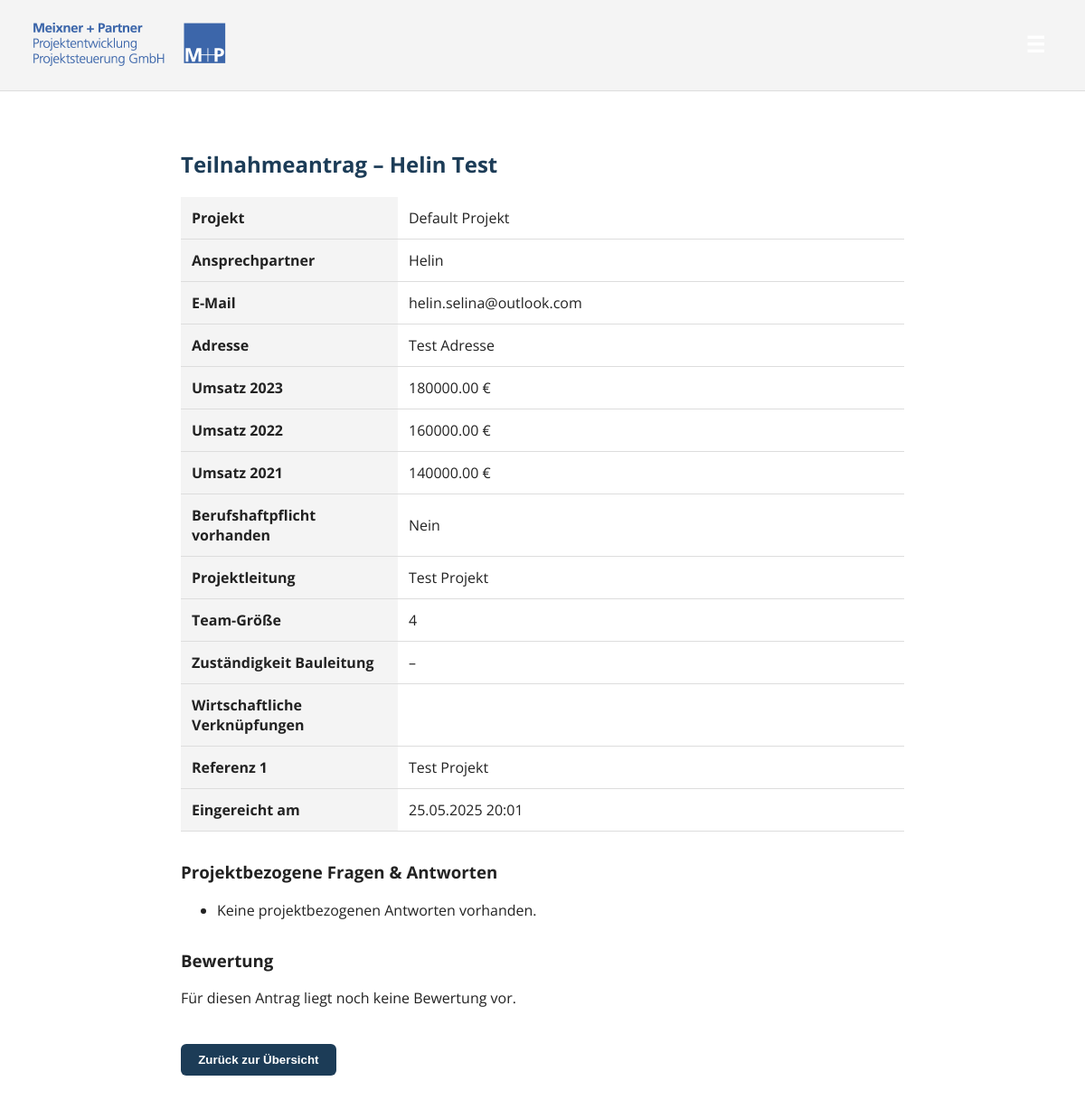
Screenshot of /antrag/2/ (signed in) with the database file from the repository.
### portal/models.py (models this page shows, shortened)
class Teilnahmeantrag(models.Model):
    user = models.ForeignKey(
        settings.AUTH_USER_MODEL,
        on_delete=models.CASCADE,
        help_text="Der Bieter, der diesen Antrag eingereicht hat"
    )
    projekt = models.ForeignKey(Projekt, on_delete=models.PROTECT, related_name='antraege')
    firmenname = models.CharField(max_length=200)
    adresse = models.CharField(max_length=200)
    ansprechpartner = models.CharField(max_length=100)
    email = models.EmailField()
    wirtschaftliche_verknuepfungen = models.TextField(blank=True)
    insolvenz = models.BooleanField(default=False)
    straftat = models.BooleanField(default=False)
    fehlende_abgaben = models.BooleanField(default=False)
    user = models.ForeignKey(settings.AUTH_USER_MODEL, on_delete=models.CASCADE)
    projekt = models.ForeignKey(
        'Projekt',
        on_delete=models.PROTECT,
        help_text="Für welches Projekt reichen Sie diesen Antrag ein?"
    )
    umsatz_2023 = models.DecimalField(max_digits=12, decimal_places=2)
    umsatz_2022 = models.DecimalField(max_digits=12, decimal_places=2)
    umsatz_2021 = models.DecimalField(max_digits=12, decimal_places=2)
    is_brutto = models.BooleanField(
        default=True,
        help_text="Ankreuzen, wenn der Umsatz Brutto (inkl. Steuer) angegeben ist."
    )
    steuer_satz = models.DecimalField(
        max_digits=5,
        decimal_places=2,
        default=Decimal('19.00'),
        help_text="Steuersatz in Prozent (z. B. 19.00 für 19%)."
    )
    score_anforderung1 = models.IntegerField(
        null=True, blank=True,
        help_text="Punkte (0–10) für Kriterium 1"
    )
    score_anforderung2 = models.IntegerField(
        null=True, blank=True,
        help_text="Punkte (0–10) für Kriterium 2"
    )
    gesamt_score = models.IntegerField(
        null=True, blank=True,
        help_text="Summenpunktzahl (auto-berechnet)"
    )
    berufshaftpflicht_vorhanden = models.BooleanField(default=False)
    berufshaftpflicht_nachweis = models.FileField(
        upload_to='nachweise/',
        blank=True, null=True
    )
    projektleitung = models.CharField(
        max_length=100,
        help_text="Name der Projektleitung"
    )
    team_groesse = models.IntegerField(
        verbose_name="Team-Größe",
        help_text="Anzahl Mitarbeitende im Projektteam"
    )
    zustandigkeit_bauleitung = models.CharField(
        max_length=100,
        blank=True,
        help_text="Verantwortlich für Bauleitung"
    )
    referenz_1 = models.TextField(help_text="Beschreibung eines Referenzprojekts")
    referenz_2 = models.TextField(
        blank=True,
        help_text="Optionales weiteres Referenzprojekt"
    )
    referenz_upload = models.FileField(
        upload_to='referenzen/',
        blank=True, null=True,
        help_text="Nur PDF zulässig"
    )
    from django.db.models import JSONField
    antworten = JSONField(blank=True, default=dict, help_text="...")
    bewertungen_data = JSONField(
        blank=True, default=dict,
        help_text="Speichert die Punkte/Kommentare aus Bewertungen"
    )
    erstellt_am = models.DateTimeField(auto_now_add=True)
    class Meta:
        verbose_name = "Teilnahmeantrag"
        verbose_name_plural = "Teilnahmeanträge"

class Projekt(models.Model):
    name = models.CharField(max_length=200, help_text="Projektname")
    beschreibung = models.TextField(blank=True)
    deadline = models.DateField(help_text="Einsendeschluss für Anträge")
    class Meta:
        verbose_name = "Projekt"
        verbose_name_plural = "Projekte"

### portal/views.py (the view)
# urls.py: path('antrag/<int:pk>/', views.antrag_detail, name='antrag_detail'),
@login_required
def antrag_detail(request, pk):
    antrag = get_object_or_404(Teilnahmeantrag, pk=pk)
    raw = getattr(antrag, 'bewertungen_data', None)
    has_bewertung = bool(raw)  # True nur, wenn raw ein nicht-leeres Dict ist
    bewertungen = raw if has_bewertung else {}
    kriterien = antrag.projekt.kriterien.all()
    return render(request, 'portal/antrag_detail.html', {
        'antrag': antrag,
        'bewertungen': bewertungen,
        'has_bewertung': has_bewertung,
        'kriterien': kriterien,
    })

### portal/templates/portal/antrag_detail.html (shortened to what this page needs)
{% extends 'portal/base.html' %}
{% load static %}
{% load json_extras %}
{% block content %}
<div style="max-width: 800px; margin: 2rem auto;">
    <h2>Teilnahmeantrag – {{ antrag.firmenname }}</h2>
    <table style="width: 100%; border-collapse: collapse; margin-top: 1rem;">
        <tbody>
            <tr>
                <th style="text-align:left; padding:0.75rem; background:#f4f4f4; width:30%;">Projekt</th>
                <td style="padding:0.75rem;">{{ antrag.projekt.name }}</td>
            </tr>
            <tr>
                <th style="text-align:left; padding:0.75rem; background:#f4f4f4;">Ansprechpartner</th>
                <td style="padding:0.75rem;">{{ antrag.ansprechpartner }}</td>
            </tr>
            <tr>
                <th style="text-align:left; padding:0.75rem; background:#f4f4f4;">E-Mail</th>
                <td style="padding:0.75rem;">{{ antrag.email }}</td>
            </tr>
            <tr>
                <th style="text-align:left; padding:0.75rem; background:#f4f4f4;">Adresse</th>
                <td style="padding:0.75rem;">{{ antrag.adresse|linebreaksbr }}</td>
            </tr>
            <tr>
                <th style="text-align:left; padding:0.75rem; background:#f4f4f4;">Umsatz 2023</th>
                <td style="padding:0.75rem;">{{ antrag.umsatz_2023 }} €</td>
            </tr>
            <tr>
                <th style="text-align:left; padding:0.75rem; background:#f4f4f4;">Umsatz 2022</th>
                <td style="padding:0.75rem;">{{ antrag.umsatz_2022 }} €</td>
            </tr>
            <tr>
                <th style="text-align:left; padding:0.75rem; background:#f4f4f4;">Umsatz 2021</th>
                <td style="padding:0.75rem;">{{ antrag.umsatz_2021 }} €</td>
            </tr>
            <tr>
                <th style="text-align:left; padding:0.75rem; background:#f4f4f4;">Berufshaftpflicht vorhanden</th>
                <td style="padding:0.75rem;">{{ antrag.berufshaftpflicht_vorhanden|yesno:"Ja,Nein" }}</td>
            </tr>
            <tr>
                <th style="text-align:left; padding:0.75rem; background:#f4f4f4;">Projektleitung</th>
                <td style="padding:0.75rem;">{{ antrag.projektleitung }}</td>
            </tr>
            <tr>
                <th style="text-align:left; padding:0.75rem; background:#f4f4f4;">Team-Größe</th>
                <td style="padding:0.75rem;">{{ antrag.team_groesse }}</td>
            </tr>
            <tr>
                <th style="text-align:left; padding:0.75rem; background:#f4f4f4;">Zuständigkeit Bauleitung</th>
                <td style="padding:0.75rem;">{{ antrag.zustandigkeit_bauleitung|default:"–" }}</td>
            </tr>
            <tr>
                <th style="text-align:left; padding:0.75rem; background:#f4f4f4;">Wirtschaftliche Verknüpfungen</th>
                <td style="padding:0.75rem;">{{ antrag.wirtschaftliche_verknuepfungen|linebreaksbr }}</td>
            </tr>
            <tr>
                <th style="text-align:left; padding:0.75rem; background:#f4f4f4;">Referenz 1</th>
                <td style="padding:0.75rem;">{{ antrag.referenz_1|linebreaksbr }}</td>
            </tr>
            <tr>
                <th style="text-align:left; padding:0.75rem; background:#f4f4f4;">Eingereicht am</th>
                <td style="padding:0.75rem;">{{ antrag.erstellt_am|date:"d.m.Y H:i" }}</td>
            </tr>
        </tbody>
    </table>
    <div style="margin-top: 2rem;">
        <h3>Projektbezogene Fragen & Antworten</h3>
        <ul>
            {% for antwort in antrag.antworten.all %}
                <li style="margin-bottom: 0.5rem;">
                  <strong>{{ antwort.frage.text }}:</strong>
                  {% if antwort.frage.field_type == 'boolean' %}
                    {{ antwort.text|yesno:"Ja,Nein" }}
                  {% else %}
                    {{ antwort.text }}
                  {% endif %}
                </li>
            {% empty %}
                <li>Keine projektbezogenen Antworten vorhanden.</li>
            {% endfor %}
        </ul>
    </div>
    <div style="margin-top: 2rem;">
        <h3>Bewertung</h3>
        {% if bewertungen %}
            {% if kriterien %}
            <table style="width:100%; border-collapse:collapse; margin-top:0.5rem;">
                <thead>
                    <tr style="background:#f4f4f4;">
                        <th style="padding:0.75rem; text-align:left;">Kriterium</th>
                        <th style="padding:0.75rem; text-align:left;">Punkte</th>
                        <th style="padding:0.75rem; text-align:left;">Kommentar</th>
                    </tr>
                </thead>
                <tbody>
                    {% for kriterium in kriterien %}
                        {% with key=kriterium.pk|stringformat:"s" %}
                            {% with entry=bewertungen|dict_get:key %}
                                {% if entry %}
                                <tr>
                                    <td style="padding:0.75rem; border-bottom:1px solid #ddd;">{{ kriterium.text }}</td>
                                    <td style="padding:0.75rem; border-bottom:1px solid #ddd; width:80px;">{{ entry.punkte }}</td>
                                    <td style="padding:0.75rem; border-bottom:1px solid #ddd;">{{ entry.kommentar|default:"–" }}</td>
                                </tr>
                                {% else %}
                                <tr>
                                    <td style="padding:0.75rem; border-bottom:1px solid #ddd;">{{ kriterium.text }}</td>
                                    <td colspan="2" style="padding:0.75rem; border-bottom:1px solid #ddd; color:gray;">
                                        Keine Bewertung abgegeben
                                    </td>
                                </tr>
                                {% endif %}
                            {% endwith %}
                        {% endwith %}
                    {% endfor %}
                </tbody>
            </table>
            {% else %}
                <p>Für dieses Projekt sind keine Kriterien definiert.</p>
            {% endif %}
        {% else %}
            <p>Für diesen Antrag liegt noch keine Bewertung vor.</p>
        {% endif %}
    </div>
    <div style="margin-top: 2rem;">
        <a href="{% if request.user.role == 'Vergabestelle' %}{% url 'antrag_liste' %}{% else %}{% url 'dashboard' %}{% endif %}">
            <button style="width:auto; padding:0.6rem 1.2rem;">Zurück zur Übersicht</button>
        </a>
    </div>
</div>
{% endblock %}

### portal/templates/portal/base.html (style rules this page uses)
:root { --primary: #1c3c57; }
body { font-family: 'Open Sans', sans-serif; background-color: #ffffff; color: #222; margin: 0; }
h2 { color: var(--primary); }
input, select, button { width: 100%; padding: 0.75rem; margin: 0.5rem 0; border-radius: 6px; border: 1px solid #ccc; }
button { background-color: var(--primary); color: white; font-weight: bold; cursor: pointer; border: none; }
a { color: var(--primary); font-weight: 500; }
table { width: 100%; table-layout: auto; border-collapse: collapse; margin-top: 1rem; }
th, td { padding: 0.75rem; text-align: left; border-bottom: 1px solid #ddd; }

### rows the page displays
Teilnahmeantrag: firmenname "Helin Test", projekt.name "Default Projekt", ansprechpartner "Helin", email "helin.selina@outlook.com", adresse "Test Adresse", umsatz_2023 "180000.00", umsatz_2022 "160000.00", umsatz_2021 "140000.00", berufshaftpflicht_vorhanden "Nein", projektleitung "Test Projekt", team_groesse "4", zustandigkeit_bauleitung "–", referenz_1 "Test Projekt", erstellt_am "25.05.2025 20:01"
